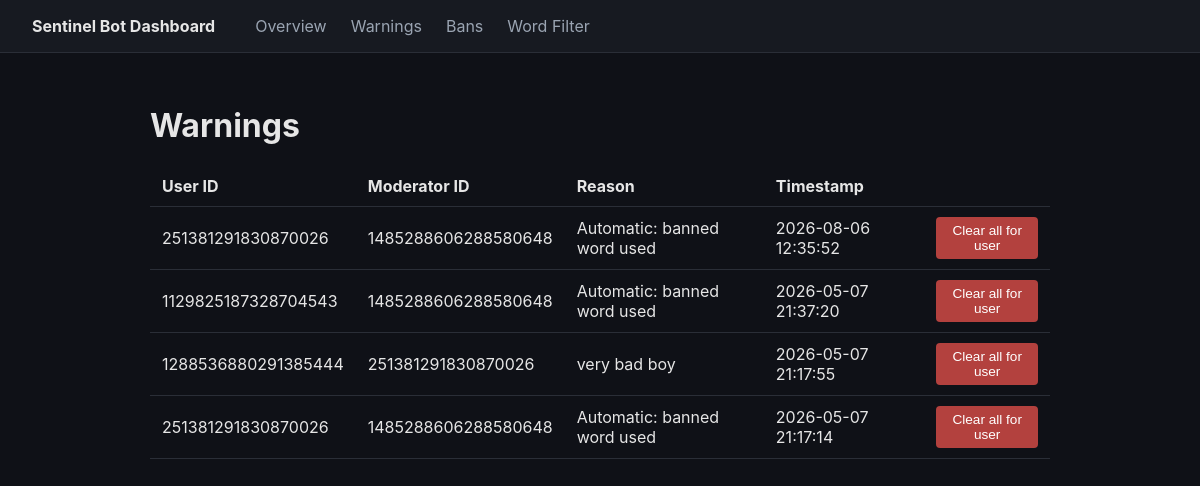
The app's page /warnings with its own data.
### tables this page shows
CREATE TABLE warnings (
            id INTEGER PRIMARY KEY AUTOINCREMENT,
            user_id INTEGER NOT NULL,
            moderator_id INTEGER NOT NULL,
            reason TEXT NOT NULL,
            timestamp DATETIME DEFAULT CURRENT_TIMESTAMP
        );

### dashboard.py (the view)
@app.route("/warnings")
def warnings_page():
    rows = get_all_warnings()
    return render_template("warnings.html", warnings=rows)

### database.py (called while the page is built)
def get_all_warnings():
    conn = sqlite3.connect(DB_PATH)
    cursor = conn.cursor()
    cursor.execute("""
        SELECT id, user_id, moderator_id, reason, timestamp
        FROM warnings
        ORDER BY timestamp DESC
    """)
    rows = cursor.fetchall()
    conn.close()
    return rows

### templates/warnings.html (shortened to what this page needs)
{% extends "base.html" %}
{% block content %}
    <h1>Warnings</h1>
    {% if warnings %}
    <table>
        <thead>
            <tr>
                <th>User ID</th>
                <th>Moderator ID</th>
                <th>Reason</th>
                <th>Timestamp</th>
                <th></th>
            </tr>
        </thead>
        <tbody>
            {% for id, user_id, moderator_id, reason, timestamp in warnings %}
            <tr>
                <td>{{ user_id }}</td>
                <td>{{ moderator_id }}</td>
                <td>{{ reason }}</td>
                <td>{{ timestamp }}</td>
                <td>
                    <form method="post"
                          action="{{ url_for('clear_user_warnings', user_id=user_id) }}"
                          onsubmit="return confirm('Clear ALL warnings for user {{ user_id }}?');">
                        <button type="submit">Clear all for user</button>
                    </form>
                </td>
            </tr>
            {% endfor %}
        </tbody>
    </table>
    {% else %}
        <p>No warnings recorded yet.</p>
    {% endif %}
{% endblock %}

### static/style.css (style rules this page uses)
body { font-family: -apple-system, "Segoe UI", Roboto, Arial, sans-serif; margin: 0; background: #0f1117; color: #e6e6e6; }
table { width: 100%; border-collapse: collapse; }
th, td { text-align: left; padding: 0.6rem 0.75rem; border-bottom: 1px solid #2a2e37; }
button { background: #b3413e; color: white; border: none; padding: 0.4rem 0.8rem; border-radius: 4px; cursor: pointer; font-size: 0.85rem; }

### records on screen
warnings: user "251381291830870026", moderator "1485288606288580648", reason "Automatic: banned word used", timestamp "2026-08-06 12:35:52"
warnings: user "1129825187328704543", moderator "1485288606288580648", reason "Automatic: banned word used", timestamp "2026-05-07 21:37:20"
warnings: user "1288536880291385444", moderator "251381291830870026", reason "very bad boy", timestamp "2026-05-07 21:17:55"
warnings: user "251381291830870026", moderator "1485288606288580648", reason "Automatic: banned word used", timestamp "2026-05-07 21:17:14"
